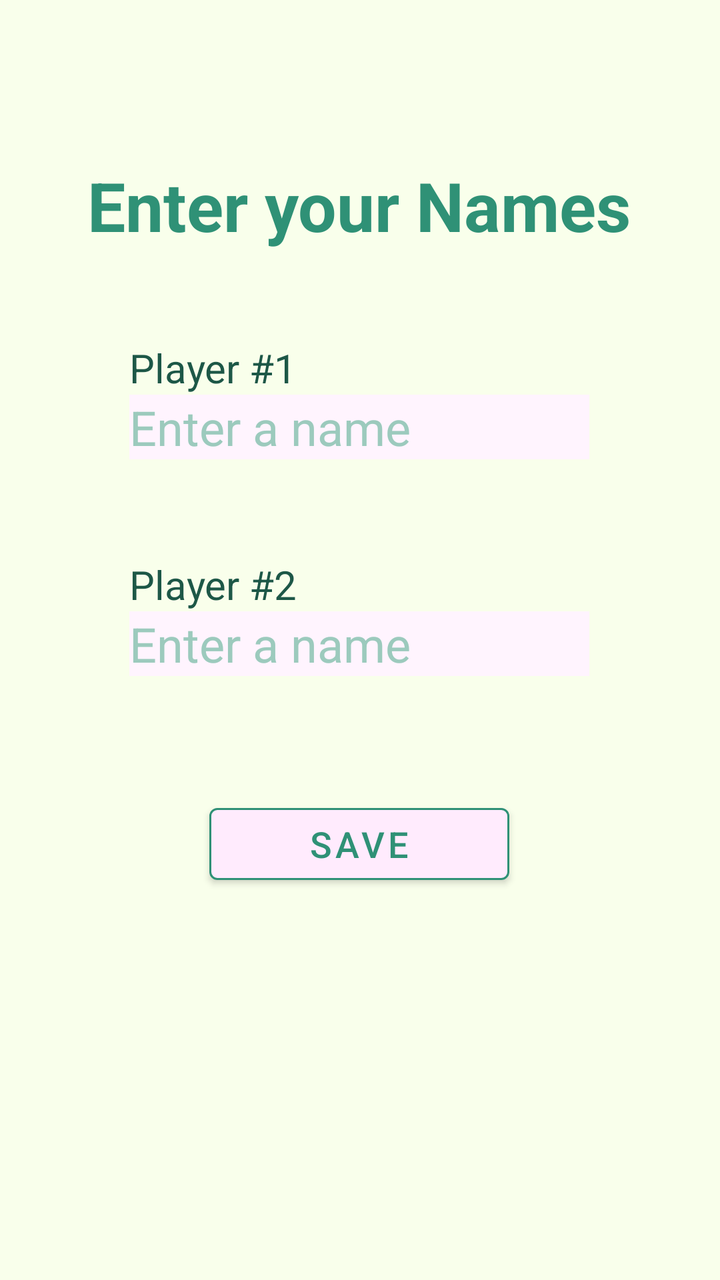
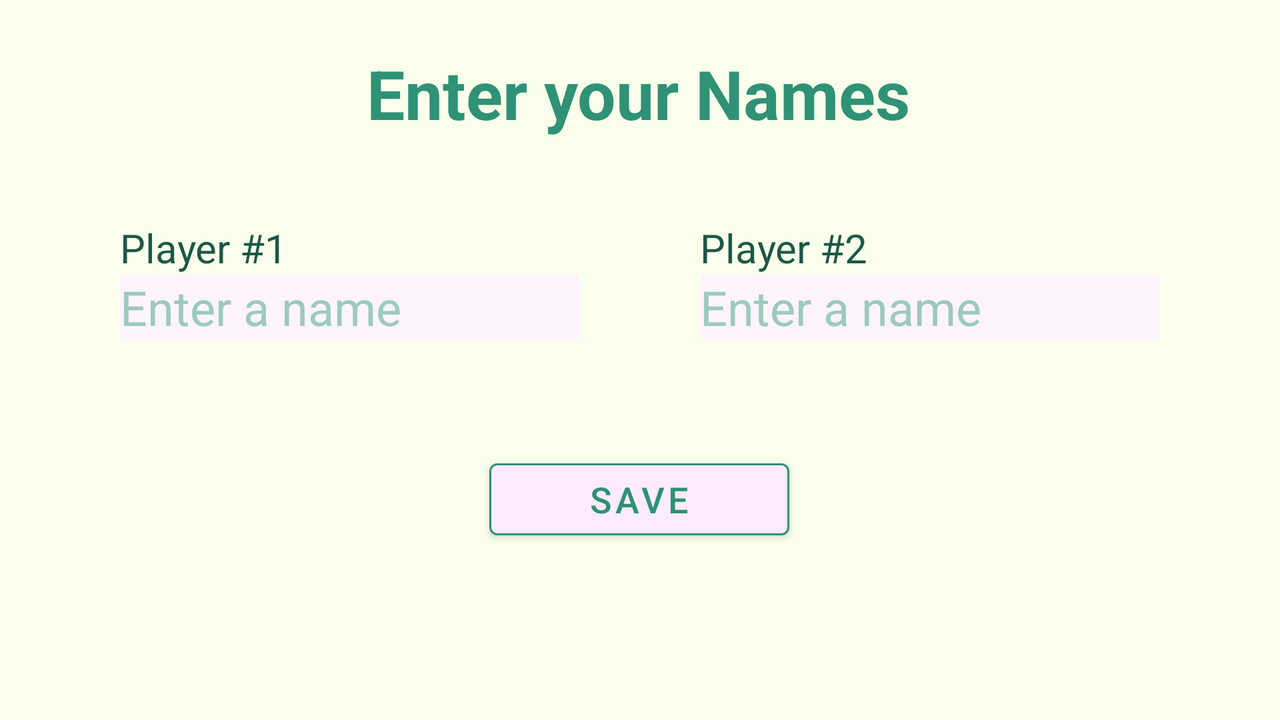

First picture: res/layout/ on a phone held upright. Second picture: the repository's own variant of that layout, on a device whose configuration matches the variant's folder. Source for both follows.
<!-- AndroidManifest.xml: application theme Theme.TicTacToe -->
<!-- res/layout/activity_enter_names.xml -->
<?xml version="1.0" encoding="utf-8"?>
<androidx.constraintlayout.widget.ConstraintLayout xmlns:android="http://schemas.android.com/apk/res/android"
    xmlns:app="http://schemas.android.com/apk/res-auto"
    xmlns:tools="http://schemas.android.com/tools"
    android:layout_width="match_parent"
    android:layout_height="match_parent"
    android:background="#F9FFEB"
    tools:context=".EnterNamesActivity">

    <TextView
        android:id="@+id/nameText"
        android:layout_width="wrap_content"
        android:layout_height="wrap_content"
        android:layout_marginTop="80dp"
        android:text="@string/name_enter"
        android:textColor="#2F9176"
        android:textSize="34sp"
        android:textStyle="bold"
        app:layout_constraintEnd_toEndOf="parent"
        app:layout_constraintHorizontal_bias="0.496"
        app:layout_constraintStart_toStartOf="parent"
        app:layout_constraintTop_toTopOf="parent" />

    <TextView
        android:id="@+id/nameLabel"
        android:layout_width="wrap_content"
        android:layout_height="wrap_content"
        android:text="@string/name_label2"
        android:textColor="#1D5747"
        android:textSize="20sp"
        app:layout_constraintBottom_toTopOf="@+id/editTextPlayerName2"
        app:layout_constraintStart_toStartOf="@+id/editTextPlayerName2" />

    <EditText
        android:id="@+id/editTextPlayerName"
        android:layout_width="230dp"
        android:layout_height="wrap_content"
        android:layout_marginTop="72dp"
        android:background="#FFF4FE"
        android:ems="10"
        android:hint="@string/name_hint"
        android:inputType="textPersonName"
        android:textColor="#1D5747"
        android:textColorHint="#9CCABD"
        android:textSize="24sp"
        app:layout_constraintEnd_toEndOf="parent"
        app:layout_constraintHorizontal_bias="0.497"
        app:layout_constraintStart_toStartOf="parent"
        app:layout_constraintTop_toBottomOf="@+id/nameText" />

    <TextView
        android:id="@+id/nameLabel2"
        android:layout_width="wrap_content"
        android:layout_height="wrap_content"
        android:text="@string/name_label1"
        android:textColor="#1D5747"
        android:textSize="20sp"
        app:layout_constraintBottom_toTopOf="@+id/editTextPlayerName"
        app:layout_constraintStart_toStartOf="@+id/editTextPlayerName" />

    <EditText
        android:id="@+id/editTextPlayerName2"
        android:layout_width="230dp"
        android:layout_height="wrap_content"
        android:layout_marginTop="76dp"
        android:background="#FFF4FE"
        android:ems="10"
        android:hint="@string/name_hint"
        android:inputType="textPersonName"
        android:textColor="#1D5747"
        android:textColorHint="#9CCABD"
        android:textSize="24sp"
        app:layout_constraintEnd_toEndOf="parent"
        app:layout_constraintHorizontal_bias="0.497"
        app:layout_constraintStart_toStartOf="parent"
        app:layout_constraintTop_toBottomOf="@+id/editTextPlayerName" />

    <Button
        android:id="@+id/nameSubmit"
        android:layout_width="150dp"
        android:layout_height="wrap_content"
        android:layout_marginTop="60dp"
        android:onClick="OnSaveBtnClick"
        android:text="@string/name_btn"
        android:textSize="18sp"
        app:layout_constraintEnd_toEndOf="parent"
        app:layout_constraintHorizontal_bias="0.498"
        app:layout_constraintStart_toStartOf="parent"
        app:layout_constraintTop_toBottomOf="@+id/editTextPlayerName2"
        app:strokeColor="#2F9176"
        app:strokeWidth="1dp"
        tools:ignore="UsingOnClickInXml" />
</androidx.constraintlayout.widget.ConstraintLayout>
<!-- resources referenced by this layout -->
<resources>
  <string name="name_btn">Save</string>
  <string name="name_enter">Enter your Names</string>
  <string name="name_hint">Enter a name</string>
  <string name="name_label1">Player #1</string>
  <string name="name_label2">Player #2</string>
  <style name="Theme.TicTacToe" parent="Theme.MaterialComponents.DayNight.NoActionBar">
          
          <item name="colorPrimary">#FFEBFD</item>
          <item name="colorPrimaryVariant">#FFE3FC</item>
          <item name="colorOnPrimary">#2F9176</item>
          
          <item name="colorSecondary">#E9FFF9</item>
          <item name="colorSecondaryVariant">#BAF4E5</item>
          <item name="colorOnSecondary">#7D5EB3</item>
          
          <item name="android:statusBarColor" tools:targetApi="l">?attr/colorPrimaryVariant</item>
          
      </style>
</resources>
<!-- res/layout-land/activity_enter_names.xml (the repository's variant of the layout above) -->
<!-- drawn on the phone turned sideways -->
<?xml version="1.0" encoding="utf-8"?>
<androidx.constraintlayout.widget.ConstraintLayout xmlns:android="http://schemas.android.com/apk/res/android"
    xmlns:app="http://schemas.android.com/apk/res-auto"
    xmlns:tools="http://schemas.android.com/tools"
    android:layout_width="match_parent"
    android:layout_height="match_parent"
    android:background="#F9FFEB"
    tools:context=".EnterNamesActivity">

    <TextView
        android:id="@+id/nameText"
        android:layout_width="wrap_content"
        android:layout_height="wrap_content"
        android:layout_marginTop="24dp"
        android:text="@string/name_enter"
        android:textColor="#2F9176"
        android:textSize="34sp"
        android:textStyle="bold"
        app:layout_constraintEnd_toEndOf="parent"
        app:layout_constraintHorizontal_bias="0.498"
        app:layout_constraintStart_toStartOf="parent"
        app:layout_constraintTop_toTopOf="parent" />

    <TextView
        android:id="@+id/nameLabel"
        android:layout_width="wrap_content"
        android:layout_height="wrap_content"
        android:text="@string/name_label2"
        android:textColor="#1D5747"
        android:textSize="20sp"
        app:layout_constraintBottom_toTopOf="@+id/editTextPlayerName2"
        app:layout_constraintStart_toStartOf="@+id/editTextPlayerName2" />

    <EditText
        android:id="@+id/editTextPlayerName"
        android:layout_width="230dp"
        android:layout_height="wrap_content"
        android:layout_marginTop="68dp"
        android:background="#FFF4FE"
        android:ems="10"
        android:hint="@string/name_hint"
        android:inputType="textPersonName"
        android:textColor="#1D5747"
        android:textColorHint="#9CCABD"
        android:textSize="24sp"
        app:layout_constraintEnd_toStartOf="@+id/editTextPlayerName2"
        app:layout_constraintHorizontal_bias="0.5"
        app:layout_constraintStart_toStartOf="parent"
        app:layout_constraintTop_toBottomOf="@+id/nameText" />

    <TextView
        android:id="@+id/nameLabel2"
        android:layout_width="wrap_content"
        android:layout_height="wrap_content"
        android:text="@string/name_label1"
        android:textColor="#1D5747"
        android:textSize="20sp"
        app:layout_constraintBottom_toTopOf="@+id/editTextPlayerName"
        app:layout_constraintStart_toStartOf="@+id/editTextPlayerName" />

    <EditText
        android:id="@+id/editTextPlayerName2"
        android:layout_width="230dp"
        android:layout_height="wrap_content"
        android:layout_marginTop="68dp"
        android:background="#FFF4FE"
        android:ems="10"
        android:hint="@string/name_hint"
        android:inputType="textPersonName"
        android:textColor="#1D5747"
        android:textColorHint="#9CCABD"
        android:textSize="24sp"
        app:layout_constraintEnd_toEndOf="parent"
        app:layout_constraintHorizontal_bias="0.5"
        app:layout_constraintStart_toEndOf="@+id/editTextPlayerName"
        app:layout_constraintTop_toBottomOf="@+id/nameText" />

    <Button
        android:id="@+id/nameSubmit"
        android:layout_width="150dp"
        android:layout_height="wrap_content"
        android:layout_marginTop="56dp"
        android:onClick="OnSaveBtnClick"
        android:text="@string/name_btn"
        android:textSize="18sp"
        app:layout_constraintEnd_toEndOf="parent"
        app:layout_constraintHorizontal_bias="0.499"
        app:layout_constraintStart_toStartOf="parent"
        app:layout_constraintTop_toBottomOf="@+id/editTextPlayerName2"
        app:strokeColor="#2F9176"
        app:strokeWidth="1dp"
        tools:ignore="UsingOnClickInXml" />
</androidx.constraintlayout.widget.ConstraintLayout>
